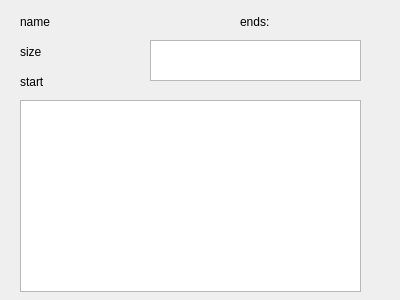
<?xml version="1.0" encoding="UTF-8"?>
<ui version="4.0">
 <class>tableForGragh</class>
 <widget class="QWidget" name="tableForGragh">
  <property name="geometry">
   <rect>
    <x>0</x>
    <y>0</y>
    <width>400</width>
    <height>300</height>
   </rect>
  </property>
  <property name="windowTitle">
   <string>Form</string>
  </property>
  <widget class="QLabel" name="label_name">
   <property name="geometry">
    <rect>
     <x>20</x>
     <y>10</y>
     <width>76</width>
     <height>24</height>
    </rect>
   </property>
   <property name="text">
    <string>name</string>
   </property>
  </widget>
  <widget class="QLabel" name="label_size">
   <property name="geometry">
    <rect>
     <x>20</x>
     <y>40</y>
     <width>76</width>
     <height>24</height>
    </rect>
   </property>
   <property name="text">
    <string>size</string>
   </property>
  </widget>
  <widget class="QLabel" name="label_start">
   <property name="geometry">
    <rect>
     <x>20</x>
     <y>70</y>
     <width>76</width>
     <height>24</height>
    </rect>
   </property>
   <property name="text">
    <string>start</string>
   </property>
  </widget>
  <widget class="QLabel" name="label_end">
   <property name="geometry">
    <rect>
     <x>240</x>
     <y>10</y>
     <width>76</width>
     <height>24</height>
    </rect>
   </property>
   <property name="text">
    <string>ends:</string>
   </property>
  </widget>
  <widget class="QTextBrowser" name="textBrowser_ends">
   <property name="geometry">
    <rect>
     <x>150</x>
     <y>40</y>
     <width>211</width>
     <height>41</height>
    </rect>
   </property>
  </widget>
  <widget class="QTableWidget" name="tableWidget">
   <property name="geometry">
    <rect>
     <x>20</x>
     <y>100</y>
     <width>341</width>
     <height>192</height>
    </rect>
   </property>
  </widget>
 </widget>
 <resources/>
 <connections/>
</ui>
